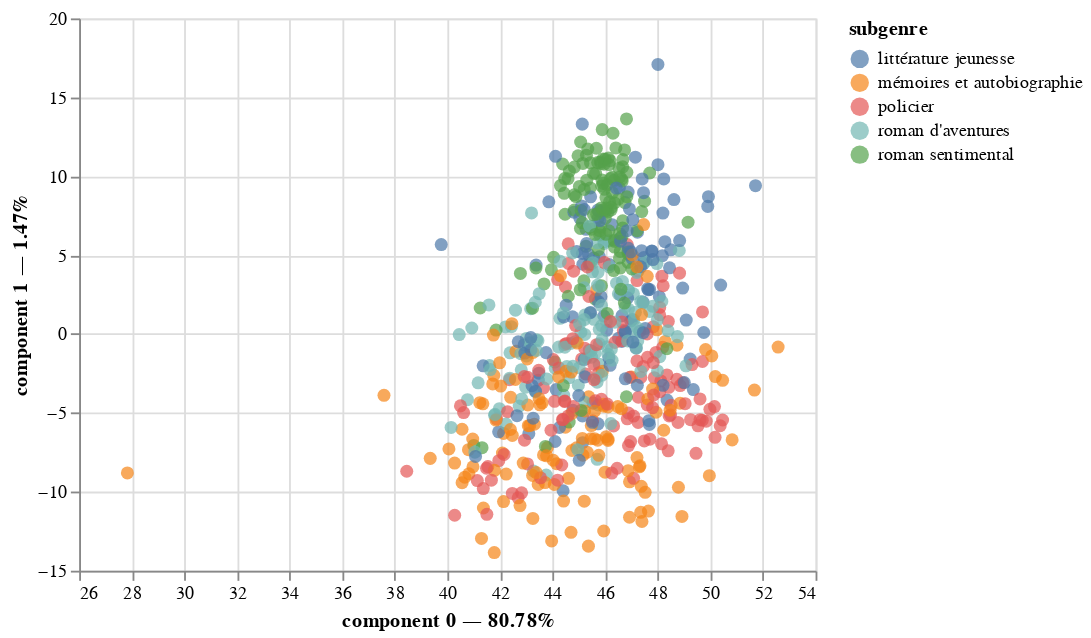

Notebook code cell kept with this figure:
### Code cell
pca.plot(
    X,
    x_component=0,
    y_component=1,
    color_by='subgenre',
    show_rows=True,
    show_columns=False
)

### Figure 1 — Vega-Lite specification as saved in the notebook (floating-point values rounded to 4 significant figures; data arrays with more than 128 entries replaced by an {"elided": "..."} marker saying what was removed)
{"config": {"view": {"continuousWidth": 400, "continuousHeight": 300}}, "layer": [{"mark": {"type": "circle", "size": 50}, "encoding": {"color": {"field": "subgenre", "type": "nominal"}, "tooltip": [{"field": "index", "type": "nominal"}, {"field": "subgenre", "type": "nominal"}, {"field": "component 0", "type": "quantitative"}, {"field": "component 1", "type": "quantitative"}], "x": {"axis": {"title": "component 0 — 80.78%"}, "field": "component 0", "scale": {"zero": false}, "type": "quantitative"}, "y": {"axis": {"title": "component 1 — 1.47%"}, "field": "component 1", "scale": {"zero": false}, "type": "quantitative"}}, "selection": {"selector046": {"type": "interval", "bind": "scales", "encodings": ["x", "y"]}}}], "data": {"name": "data-cd2814fb86b9f1828119e03687d3ca25"}, "$schema": "https://vega.github.io/schema/vega-lite/v4.17.0.json", "datasets": {"data-cd2814fb86b9f1828119e03687d3ca25": {"elided": "650 records"}}}
